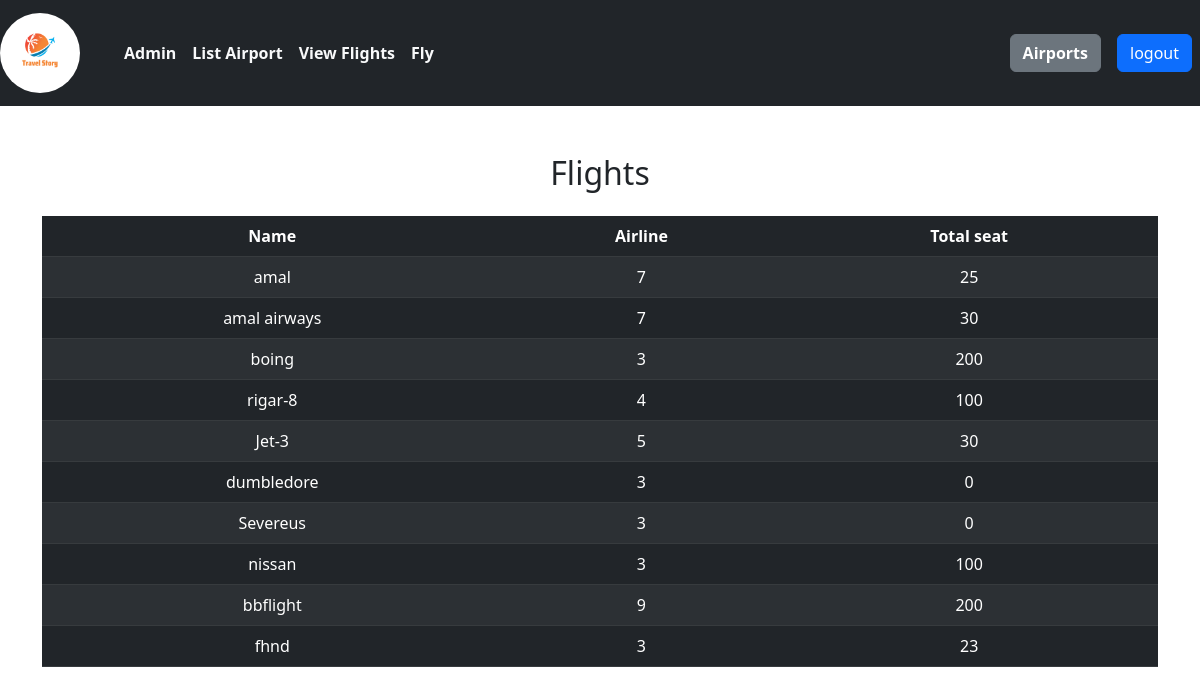
Screenshot of /admin/flight_view.php with the database file from the repository.
### tables this page shows
CREATE TABLE `flight` (
  `id` int(100) NOT NULL,
  `airline_id` int(100) NOT NULL,
  `name` varchar(255) NOT NULL,
  `total_seat` int(100) NOT NULL,
  `created_by` int(100) NOT NULL,
  `created_at` timestamp NOT NULL DEFAULT current_timestamp(),
  `updated_by` int(100) NOT NULL,
  `updated_at` timestamp NOT NULL DEFAULT current_timestamp()
);

### admin/flight_view.php (the view, shortened to what this page needs)
<?php
    require "../connection.php";
    require "../header.php";
?>
<?php
$sql="SELECT * FROM flight";
$statement=$connection->prepare($sql);
$statement->execute();
$name=$statement->fetchAll(PDO::FETCH_OBJ);
?>
<nav class="navbar navbar-expand-lg bg-dark ">
        <div class="container-fluid m-0 p-0">
            <a class="navbar-brand col-md-1"
                ><img src="../images/blue wing.png" class="logo"
            /></a>
            <div class="collapse navbar-collapse" id="navbarSupportedContent">
            <ul class="navbar-nav me-auto mb-2 mb-lg-0">
                    <li class="nav-item">
                        <a
                            class="nav-link active text-light fw-bold"
                            aria-current="page"
                            href="dashboard.php"
                            >Admin</a
                        >
                    </li>
                    <li class="nav-item">
                        <a class="nav-link active text-light fw-bold" href="view_airport.php"
                            >List Airport</a
                        >
                    </li>
                    <li class="nav-item">
                        <a class="nav-link active text-light fw-bold" href="flight_view.php"
                            >View Flights</a
                        >
                    </li>
                   <li class="nav-item">
                        <a class="nav-link active text-light fw-bold" href="add_root.php"
                            >Fly</a
                        >
                    </li>
            </ul>
                <form class="d-flex me-2">
                    <div>
                        <a href="add_airport.php" class="btn btn-secondary me-2 fw-bold"
                            >Airports</a
                        >
                    </div>
                </form>
                <form action="" method="POST" class="d-flex me-2">
                        <input class="btn btn-primary" type="submit" name="logout" value="logout">
                    </form>
            </div>
        </div>
    </nav>
    <div class="container">
        <div class="mt-5">
            <h2 class="text-center">Flights</h2>
            <table class="table table-dark table-striped mt-4">
                <thead>
                    <tr>
                        <th class="text-center">Name</th>
                        <th  class="text-center">Airline</th>
                        <th  class="text-center">Total seat</th>
                    </tr>
                </thead>
                <tbody>
                <?php foreach($name as $nam):?>
                    <tr>
                        <td class="text-center"><?=$nam->name;?></td>
                        <td class="text-center"><?=$nam->airline_id;?></td>
                        <td class="text-center"><?=$nam->total_seat;?></td>
                    </tr>
                    <?php endforeach ?>
                </tbody>
            </table>
        </div>
    </div>
<?php
    require "../footer.php";
?>

### admin/css/style.css (style rules this page uses)
* { margin: 0; padding: 0; box-sizing: border-box; }
.logo { width: 80px; border-radius: 100px; }
tr { background-color: rgb(143, 139, 139); }

### rows the page displays
flight: name "amal", airline "7", total_seat "25"
flight: name "amal airways", airline "7", total_seat "30"
flight: name "boing", airline "3", total_seat "200"
flight: name "rigar-8", airline "4", total_seat "100"
flight: name "Jet-3", airline "5", total_seat "30"
flight: name "dumbledore", airline "3", total_seat "0"
flight: name "Severeus", airline "3", total_seat "0"
flight: name "nissan", airline "3", total_seat "100"
flight: name "bbflight", airline "9", total_seat "200"
flight: name "fhnd", airline "3", total_seat "23"
